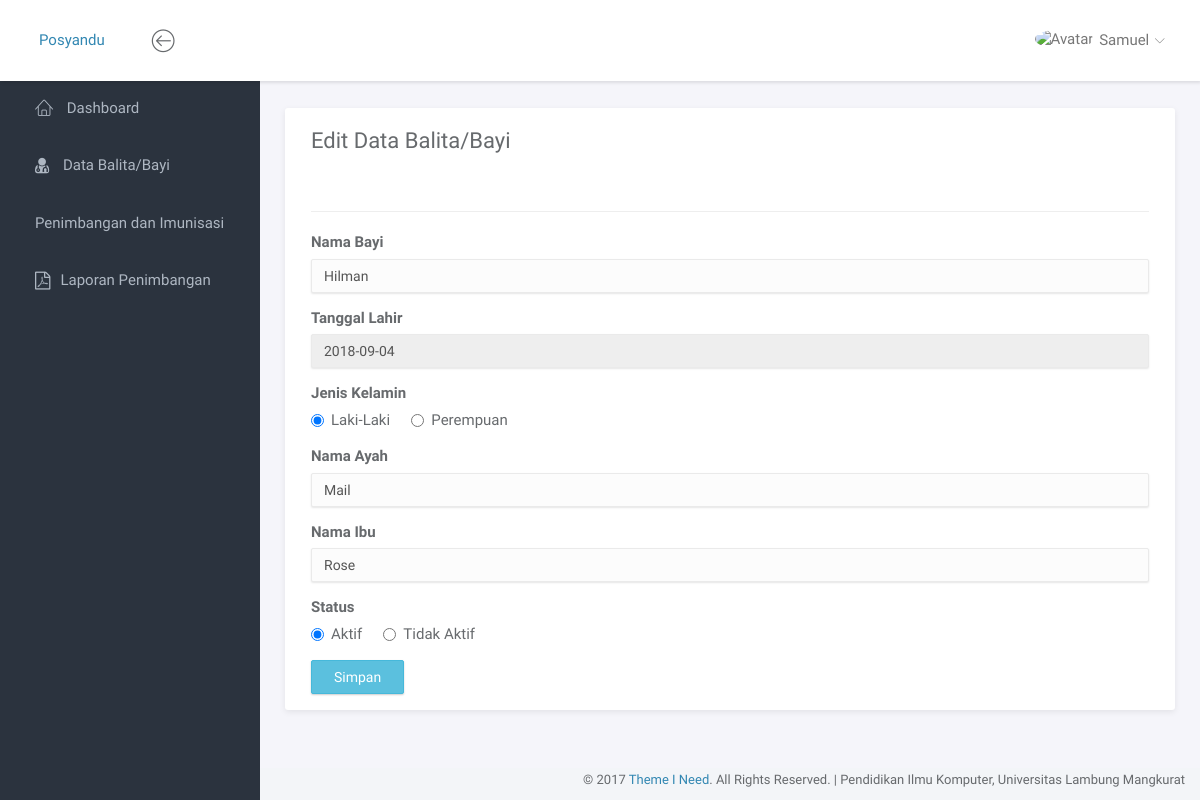
Page /bayi/edit_data_bayi/1 on the committed database.
### tables this page shows
CREATE TABLE `tb_bayi` (
  `id_bayi` int(11) NOT NULL,
  `nama_bayi` varchar(100) NOT NULL,
  `tanggal_lahir` date NOT NULL,
  `jenis_kelamin` enum('Laki-Laki','Perempuan') NOT NULL,
  `nama_ayah` varchar(100) NOT NULL,
  `nama_ibu` varchar(100) NOT NULL,
  `status` enum('Aktif','Tidak Aktif') NOT NULL
);

### application/controllers/bayi.php (called while the page is built, shortened)
<?php
class Bayi extends CI_Controller {
	public function __construct()
	{
		$this->load->model('M_model');
	}
	public function edit_data_bayi($id)
	{
		if($this->input->post('simpan'))
		{
			$this->form_validation->set_message('required', 'Tidak Boleh Kosong');
			$this->form_validation->set_rules('nama', 'Nama Bayi', 'trim|required|alpha_numeric_spaces');
			$this->form_validation->set_rules('tanggal', 'Tanggal Lahir', 'trim|required');
			$this->form_validation->set_rules('jkelamin', 'Jenis Kelamin', 'trim|required');
			$this->form_validation->set_rules('ayah', 'Nama Ayah', 'trim|required|alpha_numeric_spaces');
			$this->form_validation->set_rules('ibu', 'Nama ibu', 'trim|required|alpha_numeric_spaces');
			if($this->form_validation->run() == FALSE)
			{
				$data['content'] = 'content/bayi/edit_bayi';
				$data['title'] = "Edit Data Bayi - Posyandu";
				$data['bayi'] = $this->M_model->getBayi($id);
				$this->load->view('home', $data);
			}
			else
			{
				$nama = $this->input->post('nama');
				$tl = $this->input->post('tanggal');
				$jkelamin = $this->input->post('jkelamin');
				$ayah = $this->input->post('ayah');
				$ibu = $this->input->post('ibu');
				$status = $this->input->post('status');
				$obj = array(
					'nama_bayi' => $nama,
					'tanggal_lahir' => $tl,
					'jenis_kelamin' => $jkelamin,
					'nama_ayah' => $ayah,
					'nama_ibu' => $ibu,
					'status' => $status
				);
				$this->db->where('id_bayi', $id);
				$this->M_model->updateBayi($obj);
				$this->session->set_flashdata('alert',"Berhasil Diedit");
				redirect('Bayi');
			}
		}
		else
		{
			$data['content'] = 'content/bayi/edit_bayi';
			$data['title'] = "Edit Data Bayi - Posyandu";
			$data['bayi'] = $this->M_model->getBayi($id);
			$this->load->view('home', $data);
		}
	}
}

### index.php (called while the page is built, shortened)
<?php
require_once BASEPATH.'core/CodeIgniter.php';

### application/models/m_model.php (called while the page is built, shortened)
<?php
class M_model extends CI_Model {
	public function getBayi($id)
	{
		return $this->db->get_where('tb_bayi', array('id_bayi' => $id))->row();
	}
}

### application/views/content/bayi/edit_bayi.php (the view, shortened to what this page needs)
<div class="panel panel-headline">
	<div class="panel-heading">
		<h3 class="panel-title">Edit Data Balita/Bayi</h3>
	</div>
	<div class="panel-body">
		<hr>
		<?php echo form_open('bayi/edit_data_bayi/'.$bayi->id_bayi); ?>
			<div class="form-group">
				<label for="nama">Nama Bayi</label>
				<input type="text" name="nama" class="form-control" value="<?php echo $bayi->nama_bayi; ?>">
			</div>
			<div class="form-group">
				<label for="tanggal">Tanggal Lahir</label>
				<input type="text" name="tanggal" class="form-control" id="flatpickr" value="<?php echo $bayi->tanggal_lahir; ?>">
			</div>
			<div class="form-group">
				<label for="jkelamin">Jenis Kelamin</label><br>
				<label class="radio-inline"><input type="radio" name="jkelamin" value="Laki-Laki"<?php if($bayi->jenis_kelamin == "Laki-Laki"){echo "checked";} ?>/> Laki-Laki</label>&nbsp;&nbsp;
				<label class="radio-inline"><input type="radio" name="jkelamin" value="Perempuan"<?php if($bayi->jenis_kelamin == "Perempuan"){echo "checked";} ?>/>	Perempuan</label>
			</div>
			<div class="form-group">
				<label for="ayah">Nama Ayah</label>
				<input type="text" name="ayah" class="form-control" value="<?php echo $bayi->nama_ayah; ?>">
			</div>
			<div class="form-group">
				<label for="ibu">Nama Ibu</label>
				<input type="text" name="ibu" class="form-control" value="<?php echo $bayi->nama_ibu; ?>">
			</div>
			<div class="form-group">
				<label for="status">Status</label><br>
				<label class="radio-inline"><input type="radio" name="status" value="Aktif"<?php if($bayi->status == "Aktif"){echo "checked";} ?>/> Aktif</label>&nbsp;&nbsp;
				<label class="radio-inline"><input type="radio" name="status" value="Tidak Aktif"<?php if($bayi->status == "Tidak Aktif"){echo "checked";} ?>/>	Tidak Aktif</label>
			</div>
			<input type="submit" name="simpan" class="btn btn-md btn-info" value="Simpan">
		<?php echo form_close(); ?>
	</div>
</div>

### assets/css/main.css (style rules this page uses)
html { position: relative; min-height: 100%; }
body { background-color: #F3F5F8; font-family: "Source Sans Pro", sans-serif; font-size: 15px; color: #676a6d; }
.form-control { -moz-box-shadow: 0px 1px 2px 0 rgba(0, 0, 0, 0.1); -webkit-box-shadow: 0px 1px 2px 0 rgba(0, 0, 0, 0.1); box-shadow: 0px 1px 2px 0 rgba(0, 0, 0, 0.1); -webkit-border-radius: 2px; -moz-border-radius: 2px; border-radius: 2px; border-color: #eaeaea; background-color: #fcfcfc; }
.btn { -webkit-border-radius: 2px; -moz-border-radius: 2px; border-radius: 2px; -moz-box-shadow: 0px 1px 2px 0 rgba(0, 0, 0, 0.2); -webkit-box-shadow: 0px 1px 2px 0 rgba(0, 0, 0, 0.2); box-shadow: 0px 1px 2px 0 rgba(0, 0, 0, 0.2); padding: 6px 22px; }
.panel { -webkit-border-radius: 3px; -moz-border-radius: 3px; border-radius: 3px; -moz-box-shadow: 0 2px 6px rgba(0, 0, 0, 0.08); -webkit-box-shadow: 0 2px 6px rgba(0, 0, 0, 0.08); box-shadow: 0 2px 6px rgba(0, 0, 0, 0.08); background-color: #fff; margin-bottom: 30px; }
.panel .panel-heading, .panel .panel-body, .panel .panel-footer { padding-left: 25px; padding-right: 25px; }
.panel .panel-heading { padding-top: 20px; padding-bottom: 20px; position: relative; }
.panel .panel-heading .panel-title { margin: 0; font-size: 18px; font-weight: 300; }
.panel .panel-body { padding-top: 10px; padding-bottom: 15px; }
.panel.panel-headline .panel-heading { border-bottom: none; }
.panel.panel-headline .panel-heading .panel-title { margin-bottom: 8px; font-size: 22px; font-weight: normal; }

### rows in the picture
tb_bayi: nama "Hilman", tanggal "2018-09-04", jenis_kelamin "☑ Laki-Laki", jenis_kelamin "☐ Perempuan", ayah "Mail", ibu "Rose", status "☑ Aktif", status "☐ Tidak Aktif"
